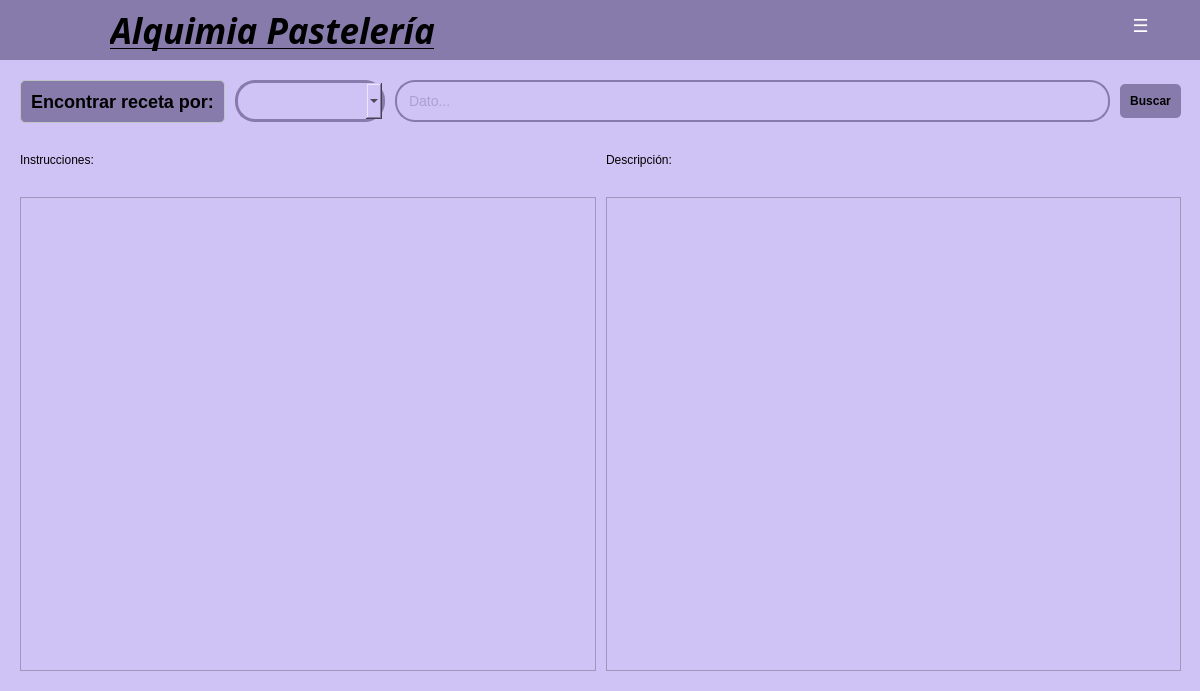
<?xml version="1.0" encoding="UTF-8"?>
<ui version="4.0">
 <class>Form</class>
 <widget class="QWidget" name="Form">
  <property name="geometry">
   <rect>
    <x>0</x>
    <y>0</y>
    <width>1200</width>
    <height>691</height>
   </rect>
  </property>
  <property name="windowTitle">
   <string>Form</string>
  </property>
  <widget class="QWidget" name="widget" native="true">
   <property name="geometry">
    <rect>
     <x>0</x>
     <y>0</y>
     <width>1201</width>
     <height>691</height>
    </rect>
   </property>
   <property name="styleSheet">
    <string notr="true">background-color: #CFC3F5;</string>
   </property>
   <widget class="QWidget" name="contrasteWidget" native="true">
    <property name="geometry">
     <rect>
      <x>0</x>
      <y>0</y>
      <width>1201</width>
      <height>61</height>
     </rect>
    </property>
    <property name="autoFillBackground">
     <bool>false</bool>
    </property>
    <property name="styleSheet">
     <string notr="true">background-color: #867BAA</string>
    </property>
    <widget class="QLabel" name="tituloLabel">
     <property name="geometry">
      <rect>
       <x>110</x>
       <y>10</y>
       <width>361</width>
       <height>41</height>
      </rect>
     </property>
     <property name="font">
      <font>
       <family>Noto Serif Display SemiCondensed Black</family>
       <pointsize>26</pointsize>
       <weight>75</weight>
       <italic>true</italic>
       <bold>true</bold>
       <underline>true</underline>
       <stylestrategy>PreferDefault</stylestrategy>
      </font>
     </property>
     <property name="styleSheet">
      <string notr="true">color: rgb(0, 0, 0);</string>
     </property>
     <property name="text">
      <string>Alquimia Pastelería</string>
     </property>
    </widget>
    <widget class="QLabel" name="label_2">
     <property name="geometry">
      <rect>
       <x>20</x>
       <y>10</y>
       <width>51</width>
       <height>41</height>
      </rect>
     </property>
     <property name="text">
      <string/>
     </property>
     <property name="pixmap">
      <pixmap>../../assets/Iconos/logoPasteleriaMini.xcf</pixmap>
     </property>
     <property name="scaledContents">
      <bool>true</bool>
     </property>
    </widget>
    <widget class="QPushButton" name="btnMenu">
     <property name="geometry">
      <rect>
       <x>1120</x>
       <y>10</y>
       <width>41</width>
       <height>31</height>
      </rect>
     </property>
     <property name="font">
      <font>
       <pointsize>-1</pointsize>
       <weight>75</weight>
       <bold>true</bold>
      </font>
     </property>
     <property name="styleSheet">
      <string notr="true">QPushButton {
    background-color: #867BAA;
    color: white;
    border: none;
    border-radius: 5px;
    font-size: 18px;
    font-weight: bold;
}
QPushButton:hover {
    background-color: #BDB1E2;
}</string>
     </property>
     <property name="text">
      <string>☰</string>
     </property>
    </widget>
   </widget>
   <widget class="QWidget" name="layoutWidget_2">
    <property name="geometry">
     <rect>
      <x>0</x>
      <y>60</y>
      <width>1201</width>
      <height>631</height>
     </rect>
    </property>
    <layout class="QVBoxLayout" name="verticalLayoutRight_3" stretch="0,0,0">
     <property name="spacing">
      <number>10</number>
     </property>
     <property name="leftMargin">
      <number>10</number>
     </property>
     <property name="topMargin">
      <number>10</number>
     </property>
     <property name="rightMargin">
      <number>10</number>
     </property>
     <property name="bottomMargin">
      <number>10</number>
     </property>
     <item>
      <layout class="QHBoxLayout" name="horizontalLayout_3">
       <property name="spacing">
        <number>10</number>
       </property>
       <property name="leftMargin">
        <number>10</number>
       </property>
       <property name="topMargin">
        <number>10</number>
       </property>
       <property name="rightMargin">
        <number>10</number>
       </property>
       <property name="bottomMargin">
        <number>10</number>
       </property>
       <item>
        <widget class="QLabel" name="saleTitleLabel_2">
         <property name="sizePolicy">
          <sizepolicy hsizetype="Fixed" vsizetype="Fixed">
           <horstretch>0</horstretch>
           <verstretch>0</verstretch>
          </sizepolicy>
         </property>
         <property name="styleSheet">
          <string notr="true">QLabel {
    color: #000000;
    font-size: 18px;
    font-weight: bold;
    padding: 10px;
    background-color: #867BAA;
    border-radius: 5px;
    border: 1px solid #bdc3c7;
}</string>
         </property>
         <property name="text">
          <string>Encontrar receta por:</string>
         </property>
         <property name="alignment">
          <set>Qt::AlignCenter</set>
         </property>
        </widget>
       </item>
       <item>
        <widget class="QComboBox" name="categoryCombo">
         <property name="sizePolicy">
          <sizepolicy hsizetype="Fixed" vsizetype="Fixed">
           <horstretch>0</horstretch>
           <verstretch>0</verstretch>
          </sizepolicy>
         </property>
         <property name="minimumSize">
          <size>
           <width>150</width>
           <height>0</height>
          </size>
         </property>
         <property name="styleSheet">
          <string notr="true">QComboBox {
    padding: 10px;
    border: 3px solid #867BAA;
    border-radius: 20px;
}
</string>
         </property>
        </widget>
       </item>
       <item>
        <widget class="QLineEdit" name="searchInput_5">
         <property name="minimumSize">
          <size>
           <width>40</width>
           <height>0</height>
          </size>
         </property>
         <property name="styleSheet">
          <string notr="true">QLineEdit {
    padding: 10px;
    border: 2px solid #867BAA;
    border-radius: 20px;
    font-size: 14px;
	color: rgb(134, 123, 170);
}</string>
         </property>
         <property name="placeholderText">
          <string>Dato...</string>
         </property>
        </widget>
       </item>
       <item>
        <widget class="QPushButton" name="payButton_2">
         <property name="styleSheet">
          <string notr="true">QPushButton {
    background-color: #867BAA;
    color: black;
    padding: 10px;
    border: none;
    border-radius: 5px;
    font-weight: bold;
}
QPushButton:hover {
    background-color: #BDB1E2;
}</string>
         </property>
         <property name="text">
          <string>Buscar</string>
         </property>
        </widget>
       </item>
      </layout>
     </item>
     <item>
      <layout class="QHBoxLayout" name="horizontalLayout_2">
       <property name="spacing">
        <number>10</number>
       </property>
       <property name="leftMargin">
        <number>10</number>
       </property>
       <property name="topMargin">
        <number>10</number>
       </property>
       <property name="rightMargin">
        <number>10</number>
       </property>
       <property name="bottomMargin">
        <number>10</number>
       </property>
       <item>
        <widget class="QLabel" name="label_5">
         <property name="sizePolicy">
          <sizepolicy hsizetype="Expanding" vsizetype="Fixed">
           <horstretch>0</horstretch>
           <verstretch>0</verstretch>
          </sizepolicy>
         </property>
         <property name="styleSheet">
          <string notr="true">color: rgb(0, 0, 0);</string>
         </property>
         <property name="text">
          <string>Instrucciones:</string>
         </property>
        </widget>
       </item>
       <item>
        <widget class="QLabel" name="label_4">
         <property name="sizePolicy">
          <sizepolicy hsizetype="Expanding" vsizetype="Fixed">
           <horstretch>0</horstretch>
           <verstretch>0</verstretch>
          </sizepolicy>
         </property>
         <property name="styleSheet">
          <string notr="true">color: rgb(0, 0, 0);</string>
         </property>
         <property name="text">
          <string>Descripción:</string>
         </property>
        </widget>
       </item>
      </layout>
     </item>
     <item>
      <layout class="QHBoxLayout" name="horizontalLayout">
       <property name="spacing">
        <number>10</number>
       </property>
       <property name="leftMargin">
        <number>10</number>
       </property>
       <property name="topMargin">
        <number>10</number>
       </property>
       <property name="rightMargin">
        <number>10</number>
       </property>
       <property name="bottomMargin">
        <number>10</number>
       </property>
       <item>
        <widget class="QTextEdit" name="textEdit"/>
       </item>
       <item>
        <widget class="QTextEdit" name="textEdit_2"/>
       </item>
      </layout>
     </item>
    </layout>
   </widget>
   <widget class="QFrame" name="frameFlotante">
    <property name="geometry">
     <rect>
      <x>1210</x>
      <y>480</y>
      <width>0</width>
      <height>0</height>
     </rect>
    </property>
    <property name="minimumSize">
     <size>
      <width>0</width>
      <height>0</height>
     </size>
    </property>
    <property name="maximumSize">
     <size>
      <width>0</width>
      <height>0</height>
     </size>
    </property>
    <property name="styleSheet">
     <string notr="true">background-color: rgb(171, 159, 208);
    border-radius: 5px;
</string>
    </property>
    <property name="frameShape">
     <enum>QFrame::StyledPanel</enum>
    </property>
    <property name="frameShadow">
     <enum>QFrame::Raised</enum>
    </property>
    <widget class="QWidget" name="gridLayoutWidget_3">
     <property name="geometry">
      <rect>
       <x>0</x>
       <y>0</y>
       <width>331</width>
       <height>321</height>
      </rect>
     </property>
     <layout class="QGridLayout" name="gridLayout_2">
      <property name="leftMargin">
       <number>10</number>
      </property>
      <property name="topMargin">
       <number>10</number>
      </property>
      <property name="rightMargin">
       <number>10</number>
      </property>
      <property name="bottomMargin">
       <number>10</number>
      </property>
      <property name="spacing">
       <number>10</number>
      </property>
      <item row="2" column="0">
       <widget class="QPushButton" name="btnPromociones">
        <property name="text">
         <string/>
        </property>
        <property name="icon">
         <iconset>
          <normaloff>../../assets/Iconos/promociones.svg</normaloff>../../assets/Iconos/promociones.svg</iconset>
        </property>
        <property name="iconSize">
         <size>
          <width>84</width>
          <height>84</height>
         </size>
        </property>
       </widget>
      </item>
      <item row="0" column="0">
       <widget class="QPushButton" name="btnMenuInicio">
        <property name="text">
         <string/>
        </property>
        <property name="icon">
         <iconset>
          <normaloff>../../assets/Iconos/inicio.svg</normaloff>../../assets/Iconos/inicio.svg</iconset>
        </property>
        <property name="iconSize">
         <size>
          <width>84</width>
          <height>84</height>
         </size>
        </property>
       </widget>
      </item>
      <item row="2" column="3">
       <widget class="QPushButton" name="btnCerrarSesion">
        <property name="text">
         <string/>
        </property>
        <property name="icon">
         <iconset>
          <normaloff>../../assets/Iconos/cerrarSesion.svg</normaloff>../../assets/Iconos/cerrarSesion.svg</iconset>
        </property>
        <property name="iconSize">
         <size>
          <width>84</width>
          <height>84</height>
         </size>
        </property>
       </widget>
      </item>
      <item row="0" column="3">
       <widget class="QPushButton" name="btnProveedores">
        <property name="text">
         <string/>
        </property>
        <property name="icon">
         <iconset>
          <normaloff>../../assets/Iconos/provedoores.svg</normaloff>../../assets/Iconos/provedoores.svg</iconset>
        </property>
        <property name="iconSize">
         <size>
          <width>84</width>
          <height>84</height>
         </size>
        </property>
       </widget>
      </item>
      <item row="0" column="2">
       <widget class="QPushButton" name="btnClientes">
        <property name="text">
         <string/>
        </property>
        <property name="icon">
         <iconset>
          <normaloff>../../assets/Iconos/clientes.svg</normaloff>../../assets/Iconos/clientes.svg</iconset>
        </property>
        <property name="iconSize">
         <size>
          <width>84</width>
          <height>84</height>
         </size>
        </property>
       </widget>
      </item>
      <item row="1" column="0">
       <widget class="QPushButton" name="btnVentas">
        <property name="text">
         <string/>
        </property>
        <property name="icon">
         <iconset>
          <normaloff>../../assets/Iconos/ventas.svg</normaloff>../../assets/Iconos/ventas.svg</iconset>
        </property>
        <property name="iconSize">
         <size>
          <width>84</width>
          <height>84</height>
         </size>
        </property>
       </widget>
      </item>
      <item row="1" column="2">
       <widget class="QPushButton" name="btnProductos">
        <property name="text">
         <string/>
        </property>
        <property name="icon">
         <iconset>
          <normaloff>../../assets/Iconos/productos.svg</normaloff>../../assets/Iconos/productos.svg</iconset>
        </property>
        <property name="iconSize">
         <size>
          <width>84</width>
          <height>84</height>
         </size>
        </property>
       </widget>
      </item>
      <item row="1" column="3">
       <widget class="QPushButton" name="btnRecetas">
        <property name="text">
         <string/>
        </property>
        <property name="icon">
         <iconset>
          <normaloff>../../assets/Iconos/recetas.png</normaloff>../../assets/Iconos/recetas.png</iconset>
        </property>
        <property name="iconSize">
         <size>
          <width>84</width>
          <height>84</height>
         </size>
        </property>
       </widget>
      </item>
      <item row="2" column="2">
       <widget class="QPushButton" name="btnEmpleados">
        <property name="sizePolicy">
         <sizepolicy hsizetype="Preferred" vsizetype="Preferred">
          <horstretch>0</horstretch>
          <verstretch>0</verstretch>
         </sizepolicy>
        </property>
        <property name="text">
         <string/>
        </property>
        <property name="icon">
         <iconset>
          <normaloff>../../assets/Iconos/empleados.svg</normaloff>../../assets/Iconos/empleados.svg</iconset>
        </property>
        <property name="iconSize">
         <size>
          <width>84</width>
          <height>84</height>
         </size>
        </property>
       </widget>
      </item>
     </layout>
    </widget>
   </widget>
  </widget>
 </widget>
 <resources/>
 <connections/>
</ui>
